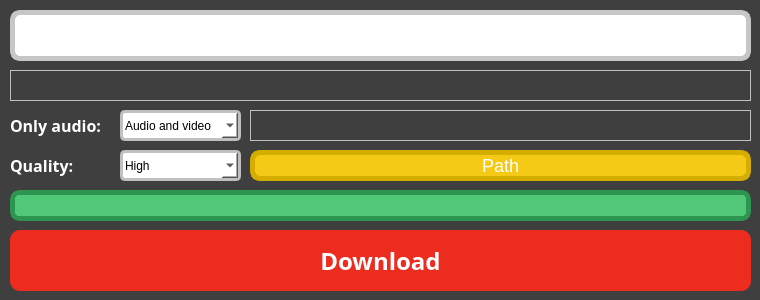
<?xml version="1.0" encoding="UTF-8"?>
<ui version="4.0">
 <class>MainWindow</class>
 <widget class="QMainWindow" name="MainWindow">
  <property name="geometry">
   <rect>
    <x>0</x>
    <y>0</y>
    <width>760</width>
    <height>300</height>
   </rect>
  </property>
  <property name="sizePolicy">
   <sizepolicy hsizetype="Fixed" vsizetype="Fixed">
    <horstretch>0</horstretch>
    <verstretch>0</verstretch>
   </sizepolicy>
  </property>
  <property name="minimumSize">
   <size>
    <width>760</width>
    <height>300</height>
   </size>
  </property>
  <property name="maximumSize">
   <size>
    <width>760</width>
    <height>300</height>
   </size>
  </property>
  <property name="windowTitle">
   <string>MainWindow</string>
  </property>
  <property name="styleSheet">
   <string notr="true">background-color: #3F3F3F;
</string>
  </property>
  <widget class="QWidget" name="centralwidget">
   <property name="styleSheet">
    <string notr="true">QPushButton {
	background-color: #EB2C1E;
	color: white;
	border-radius: 10px;
	font-family: &quot;Segoe UI Semibold&quot;;

}

#DloadBtn:hover {
	background-color: #981C14;
	border-color: #57100B;
}


QLineEdit{
	background-color: white;
	border-radius: 10px;
	border-style: solid;
	border-width: 5px;
	border-color: #C6C6C6;
	font-family: &quot;Segoe UI Semibold&quot;;
	color: #1B1B1B;

}

QProgressBar {
    border: 5px solid #2C954F;
    border-radius: 10px;
	background-color: white;
}

QProgressBar::chunk {
    background-color: #50C878;
	border-radius: 4px;
}

#Path {
	background-color: #F4CA16;
	font-family: &quot;Segoe UI Semibold&quot;;
	font-size: 18px;
	border-radius: 10px;
	border-style: solid;
	border-width: 5px;
	border-color: #D4AD00;
}

#Path:hover{
	background-color: #F07555;
	border-color: #BB3716;
}


#pathLabel {
	border-style: solid;
	border-width: 1px;
	border-color: silver;
	color: white;
	font-family: &quot;Segoe UI Semibold&quot;;
}

#labelTitle {
	border-style: solid;
	border-width: 1px;
	border-color: silver;
	color: white;
	font-family: &quot;Segoe UI Semibold&quot;;
}

#labelQuality {
	color: white;
	font-family: &quot;Segoe UI Semibold&quot;
}


#ChoiseQ {
	color: black;
	background-color: white;
	border-radius: 5px;
	border-style: solid;
	border-width: 3px;
	border-color: silver;
}

#OnlyAudio {
	color: white;
	font-family: &quot;Segoe UI Semibold&quot;
}

#OnlyAudioChoice {
	color: black;
	background-color: white;
	border-radius: 5px;
	border-style: solid;
	border-width: 3px;
	border-color: silver;
}


















</string>
   </property>
   <widget class="QLineEdit" name="LinkLine">
    <property name="geometry">
     <rect>
      <x>10</x>
      <y>10</y>
      <width>741</width>
      <height>51</height>
     </rect>
    </property>
    <property name="font">
     <font>
      <family>Segoe UI Semibold</family>
      <pointsize>16</pointsize>
      <weight>75</weight>
      <bold>true</bold>
     </font>
    </property>
    <property name="styleSheet">
     <string notr="true"/>
    </property>
    <property name="text">
     <string/>
    </property>
   </widget>
   <widget class="QProgressBar" name="Progress">
    <property name="geometry">
     <rect>
      <x>10</x>
      <y>190</y>
      <width>741</width>
      <height>31</height>
     </rect>
    </property>
    <property name="layoutDirection">
     <enum>Qt::LeftToRight</enum>
    </property>
    <property name="styleSheet">
     <string notr="true"/>
    </property>
    <property name="value">
     <number>100</number>
    </property>
    <property name="textVisible">
     <bool>false</bool>
    </property>
    <property name="orientation">
     <enum>Qt::Horizontal</enum>
    </property>
    <property name="invertedAppearance">
     <bool>false</bool>
    </property>
    <property name="textDirection">
     <enum>QProgressBar::TopToBottom</enum>
    </property>
    <property name="format">
     <string notr="true">%p%</string>
    </property>
   </widget>
   <widget class="QPushButton" name="DloadBtn">
    <property name="geometry">
     <rect>
      <x>10</x>
      <y>230</y>
      <width>741</width>
      <height>61</height>
     </rect>
    </property>
    <property name="font">
     <font>
      <family>Segoe UI Semibold</family>
      <pointsize>18</pointsize>
      <weight>75</weight>
      <bold>true</bold>
     </font>
    </property>
    <property name="text">
     <string>Download</string>
    </property>
   </widget>
   <widget class="QPushButton" name="Path">
    <property name="geometry">
     <rect>
      <x>250</x>
      <y>150</y>
      <width>501</width>
      <height>31</height>
     </rect>
    </property>
    <property name="text">
     <string>Path</string>
    </property>
   </widget>
   <widget class="QLabel" name="pathLabel">
    <property name="geometry">
     <rect>
      <x>250</x>
      <y>110</y>
      <width>501</width>
      <height>31</height>
     </rect>
    </property>
    <property name="text">
     <string/>
    </property>
   </widget>
   <widget class="QComboBox" name="ChoiseQ">
    <property name="geometry">
     <rect>
      <x>120</x>
      <y>150</y>
      <width>121</width>
      <height>31</height>
     </rect>
    </property>
    <item>
     <property name="text">
      <string>High</string>
     </property>
    </item>
    <item>
     <property name="text">
      <string>Low</string>
     </property>
    </item>
   </widget>
   <widget class="QLabel" name="labelTitle">
    <property name="geometry">
     <rect>
      <x>10</x>
      <y>70</y>
      <width>741</width>
      <height>31</height>
     </rect>
    </property>
    <property name="text">
     <string/>
    </property>
   </widget>
   <widget class="QLabel" name="labelQuality">
    <property name="geometry">
     <rect>
      <x>10</x>
      <y>150</y>
      <width>71</width>
      <height>31</height>
     </rect>
    </property>
    <property name="font">
     <font>
      <family>Segoe UI Semibold</family>
      <pointsize>12</pointsize>
      <weight>75</weight>
      <bold>true</bold>
     </font>
    </property>
    <property name="text">
     <string>Quality:</string>
    </property>
   </widget>
   <widget class="QLabel" name="OnlyAudio">
    <property name="geometry">
     <rect>
      <x>10</x>
      <y>110</y>
      <width>101</width>
      <height>31</height>
     </rect>
    </property>
    <property name="font">
     <font>
      <family>Segoe UI Semibold</family>
      <pointsize>12</pointsize>
      <weight>75</weight>
      <bold>true</bold>
     </font>
    </property>
    <property name="text">
     <string>Only audio:</string>
    </property>
   </widget>
   <widget class="QComboBox" name="OnlyAudioChoice">
    <property name="geometry">
     <rect>
      <x>120</x>
      <y>110</y>
      <width>121</width>
      <height>31</height>
     </rect>
    </property>
    <item>
     <property name="text">
      <string>Audio and video</string>
     </property>
    </item>
    <item>
     <property name="text">
      <string>Only audio</string>
     </property>
    </item>
   </widget>
  </widget>
 </widget>
 <resources/>
 <connections/>
</ui>
